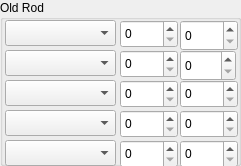
    <widget class="QGroupBox" name="groupBox_4">
     <property name="geometry">
      <rect>
       <x>245</x>
       <y>365</y>
       <width>241</width>
       <height>166</height>
      </rect>
     </property>
     <property name="title">
      <string>Old Rod</string>
     </property>
     <widget class="QComboBox" name="oldRodPoke1">
      <property name="geometry">
       <rect>
        <x>5</x>
        <y>20</y>
        <width>111</width>
        <height>26</height>
       </rect>
      </property>
     </widget>
     <widget class="QSpinBox" name="oldRodMin1">
      <property name="geometry">
       <rect>
        <x>120</x>
        <y>20</y>
        <width>58</width>
        <height>28</height>
       </rect>
      </property>
      <property name="minimum">
       <number>0</number>
      </property>
      <property name="maximum">
       <number>100</number>
      </property>
     </widget>
     <widget class="QSpinBox" name="oldRodMax1">
      <property name="geometry">
       <rect>
        <x>180</x>
        <y>20</y>
        <width>58</width>
        <height>31</height>
       </rect>
      </property>
      <property name="minimum">
       <number>0</number>
      </property>
      <property name="maximum">
       <number>100</number>
      </property>
     </widget>
     <widget class="QComboBox" name="oldRodPoke2">
      <property name="geometry">
       <rect>
        <x>5</x>
        <y>50</y>
        <width>111</width>
        <height>26</height>
       </rect>
      </property>
     </widget>
     <widget class="QSpinBox" name="oldRodMax2">
      <property name="geometry">
       <rect>
        <x>180</x>
        <y>50</y>
        <width>56</width>
        <height>31</height>
       </rect>
      </property>
      <property name="minimum">
       <number>0</number>
      </property>
      <property name="maximum">
       <number>100</number>
      </property>
     </widget>
     <widget class="QSpinBox" name="oldRodMin2">
      <property name="geometry">
       <rect>
        <x>120</x>
        <y>50</y>
        <width>58</width>
        <height>28</height>
       </rect>
      </property>
      <property name="minimum">
       <number>0</number>
      </property>
      <property name="maximum">
       <number>100</number>
      </property>
     </widget>
     <widget class="QComboBox" name="oldRodPoke3">
      <property name="geometry">
       <rect>
        <x>5</x>
        <y>80</y>
        <width>111</width>
        <height>26</height>
       </rect>
      </property>
     </widget>
     <widget class="QSpinBox" name="oldRodMin3">
      <property name="geometry">
       <rect>
        <x>120</x>
        <y>80</y>
        <width>58</width>
        <height>28</height>
       </rect>
      </property>
      <property name="minimum">
       <number>0</number>
      </property>
      <property name="maximum">
       <number>100</number>
      </property>
     </widget>
     <widget class="QSpinBox" name="oldRodMax3">
      <property name="geometry">
       <rect>
        <x>180</x>
        <y>80</y>
        <width>58</width>
        <height>28</height>
       </rect>
      </property>
      <property name="minimum">
       <number>0</number>
      </property>
      <property name="maximum">
       <number>100</number>
      </property>
     </widget>
     <widget class="QComboBox" name="oldRodPoke4">
      <property name="geometry">
       <rect>
        <x>5</x>
        <y>110</y>
        <width>111</width>
        <height>26</height>
       </rect>
      </property>
     </widget>
     <widget class="QSpinBox" name="oldRodMax4">
      <property name="geometry">
       <rect>
        <x>180</x>
        <y>110</y>
        <width>58</width>
        <height>28</height>
       </rect>
      </property>
      <property name="minimum">
       <number>0</number>
      </property>
      <property name="maximum">
       <number>100</number>
      </property>
     </widget>
     <widget class="QSpinBox" name="oldRodMin4">
      <property name="geometry">
       <rect>
        <x>120</x>
        <y>110</y>
        <width>58</width>
        <height>28</height>
       </rect>
      </property>
      <property name="minimum">
       <number>0</number>
      </property>
      <property name="maximum">
       <number>100</number>
      </property>
     </widget>
     <widget class="QComboBox" name="oldRodPoke5">
      <property name="geometry">
       <rect>
        <x>5</x>
        <y>140</y>
        <width>111</width>
        <height>26</height>
       </rect>
      </property>
     </widget>
     <widget class="QSpinBox" name="oldRodMax5">
      <property name="geometry">
       <rect>
        <x>180</x>
        <y>140</y>
        <width>58</width>
        <height>28</height>
       </rect>
      </property>
      <property name="minimum">
       <number>0</number>
      </property>
      <property name="maximum">
       <number>100</number>
      </property>
     </widget>
     <widget class="QSpinBox" name="oldRodMin5">
      <property name="geometry">
       <rect>
        <x>120</x>
        <y>140</y>
        <width>58</width>
        <height>28</height>
       </rect>
      </property>
      <property name="minimum">
       <number>0</number>
      </property>
      <property name="maximum">
       <number>100</number>
      </property>
     </widget>
    </widget>
